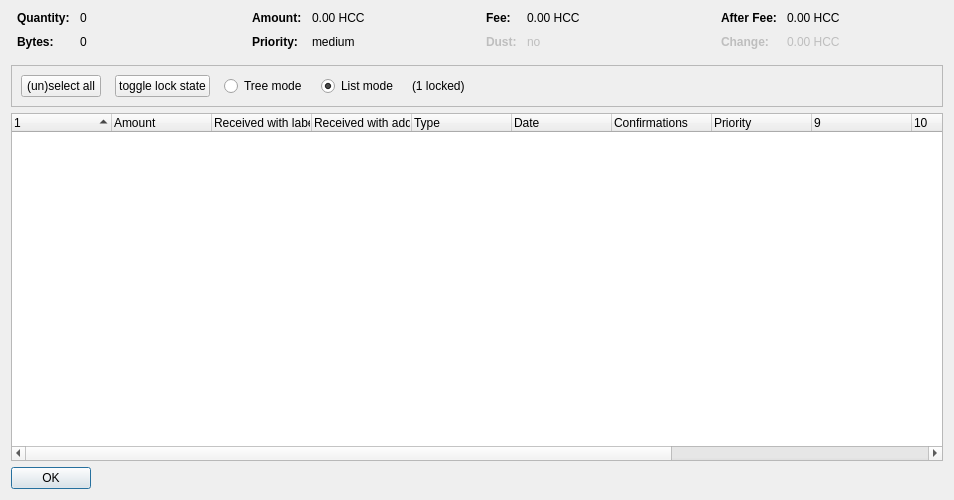
<?xml version="1.0" encoding="UTF-8"?>
<ui version="4.0">
 <class>CoinControlDialog</class>
 <widget class="QDialog" name="CoinControlDialog">
  <property name="geometry">
   <rect>
    <x>0</x>
    <y>0</y>
    <width>954</width>
    <height>500</height>
   </rect>
  </property>
  <property name="windowTitle">
   <string>Coin Selection</string>
  </property>
  <layout class="QVBoxLayout" name="verticalLayout">
   <item>
    <layout class="QHBoxLayout" name="horizontalLayoutTop" stretch="0,0,0,0">
     <property name="topMargin">
      <number>0</number>
     </property>
     <property name="bottomMargin">
      <number>10</number>
     </property>
     <item>
      <layout class="QFormLayout" name="formLayoutCoinControl1">
       <property name="horizontalSpacing">
        <number>10</number>
       </property>
       <property name="verticalSpacing">
        <number>10</number>
       </property>
       <property name="leftMargin">
        <number>6</number>
       </property>
       <property name="rightMargin">
        <number>6</number>
       </property>
       <item row="0" column="0">
        <widget class="QLabel" name="labelCoinControlQuantityText">
         <property name="font">
          <font>
           <weight>75</weight>
           <bold>true</bold>
          </font>
         </property>
         <property name="text">
          <string>Quantity:</string>
         </property>
        </widget>
       </item>
       <item row="0" column="1">
        <widget class="QLabel" name="labelCoinControlQuantity">
         <property name="cursor">
          <cursorShape>IBeamCursor</cursorShape>
         </property>
         <property name="contextMenuPolicy">
          <enum>Qt::ActionsContextMenu</enum>
         </property>
         <property name="text">
          <string notr="true">0</string>
         </property>
         <property name="textInteractionFlags">
          <set>Qt::LinksAccessibleByMouse|Qt::TextSelectableByKeyboard|Qt::TextSelectableByMouse</set>
         </property>
        </widget>
       </item>
       <item row="1" column="0">
        <widget class="QLabel" name="labelCoinControlBytesText">
         <property name="font">
          <font>
           <weight>75</weight>
           <bold>true</bold>
          </font>
         </property>
         <property name="text">
          <string>Bytes:</string>
         </property>
        </widget>
       </item>
       <item row="1" column="1">
        <widget class="QLabel" name="labelCoinControlBytes">
         <property name="cursor">
          <cursorShape>IBeamCursor</cursorShape>
         </property>
         <property name="contextMenuPolicy">
          <enum>Qt::ActionsContextMenu</enum>
         </property>
         <property name="text">
          <string notr="true">0</string>
         </property>
         <property name="textInteractionFlags">
          <set>Qt::LinksAccessibleByMouse|Qt::TextSelectableByKeyboard|Qt::TextSelectableByMouse</set>
         </property>
        </widget>
       </item>
      </layout>
     </item>
     <item>
      <layout class="QFormLayout" name="formLayoutCoinControl2">
       <property name="horizontalSpacing">
        <number>10</number>
       </property>
       <property name="verticalSpacing">
        <number>10</number>
       </property>
       <property name="leftMargin">
        <number>6</number>
       </property>
       <property name="rightMargin">
        <number>6</number>
       </property>
       <item row="0" column="0">
        <widget class="QLabel" name="labelCoinControlAmountText">
         <property name="font">
          <font>
           <weight>75</weight>
           <bold>true</bold>
          </font>
         </property>
         <property name="text">
          <string>Amount:</string>
         </property>
        </widget>
       </item>
       <item row="0" column="1">
        <widget class="QLabel" name="labelCoinControlAmount">
         <property name="cursor">
          <cursorShape>IBeamCursor</cursorShape>
         </property>
         <property name="contextMenuPolicy">
          <enum>Qt::ActionsContextMenu</enum>
         </property>
         <property name="text">
          <string notr="true">0.00 HCC</string>
         </property>
         <property name="textInteractionFlags">
          <set>Qt::LinksAccessibleByMouse|Qt::TextSelectableByKeyboard|Qt::TextSelectableByMouse</set>
         </property>
        </widget>
       </item>
       <item row="1" column="0">
        <widget class="QLabel" name="labelCoinControlPriorityText">
         <property name="font">
          <font>
           <weight>75</weight>
           <bold>true</bold>
          </font>
         </property>
         <property name="text">
          <string>Priority:</string>
         </property>
        </widget>
       </item>
       <item row="1" column="1">
        <widget class="QLabel" name="labelCoinControlPriority">
         <property name="cursor">
          <cursorShape>IBeamCursor</cursorShape>
         </property>
         <property name="contextMenuPolicy">
          <enum>Qt::ActionsContextMenu</enum>
         </property>
         <property name="text">
          <string>medium</string>
         </property>
         <property name="textInteractionFlags">
          <set>Qt::LinksAccessibleByMouse|Qt::TextSelectableByKeyboard|Qt::TextSelectableByMouse</set>
         </property>
        </widget>
       </item>
      </layout>
     </item>
     <item>
      <layout class="QFormLayout" name="formLayoutCoinControl3">
       <property name="horizontalSpacing">
        <number>10</number>
       </property>
       <property name="verticalSpacing">
        <number>10</number>
       </property>
       <property name="leftMargin">
        <number>6</number>
       </property>
       <property name="rightMargin">
        <number>6</number>
       </property>
       <item row="0" column="0">
        <widget class="QLabel" name="labelCoinControlFeeText">
         <property name="font">
          <font>
           <weight>75</weight>
           <bold>true</bold>
          </font>
         </property>
         <property name="text">
          <string>Fee:</string>
         </property>
        </widget>
       </item>
       <item row="0" column="1">
        <widget class="QLabel" name="labelCoinControlFee">
         <property name="cursor">
          <cursorShape>IBeamCursor</cursorShape>
         </property>
         <property name="contextMenuPolicy">
          <enum>Qt::ActionsContextMenu</enum>
         </property>
         <property name="text">
          <string notr="true">0.00 HCC</string>
         </property>
         <property name="textInteractionFlags">
          <set>Qt::LinksAccessibleByMouse|Qt::TextSelectableByKeyboard|Qt::TextSelectableByMouse</set>
         </property>
        </widget>
       </item>
       <item row="1" column="0">
        <widget class="QLabel" name="labelCoinControlLowOutputText">
         <property name="enabled">
          <bool>false</bool>
         </property>
         <property name="font">
          <font>
           <weight>75</weight>
           <bold>true</bold>
          </font>
         </property>
         <property name="text">
          <string>Dust:</string>
         </property>
        </widget>
       </item>
       <item row="1" column="1">
        <widget class="QLabel" name="labelCoinControlLowOutput">
         <property name="enabled">
          <bool>false</bool>
         </property>
         <property name="cursor">
          <cursorShape>IBeamCursor</cursorShape>
         </property>
         <property name="contextMenuPolicy">
          <enum>Qt::ActionsContextMenu</enum>
         </property>
         <property name="text">
          <string>no</string>
         </property>
         <property name="textInteractionFlags">
          <set>Qt::LinksAccessibleByMouse|Qt::TextSelectableByKeyboard|Qt::TextSelectableByMouse</set>
         </property>
        </widget>
       </item>
      </layout>
     </item>
     <item>
      <layout class="QFormLayout" name="formLayoutCoinControl4">
       <property name="horizontalSpacing">
        <number>10</number>
       </property>
       <property name="verticalSpacing">
        <number>10</number>
       </property>
       <property name="leftMargin">
        <number>6</number>
       </property>
       <property name="rightMargin">
        <number>6</number>
       </property>
       <item row="0" column="0">
        <widget class="QLabel" name="labelCoinControlAfterFeeText">
         <property name="font">
          <font>
           <weight>75</weight>
           <bold>true</bold>
          </font>
         </property>
         <property name="text">
          <string>After Fee:</string>
         </property>
        </widget>
       </item>
       <item row="0" column="1">
        <widget class="QLabel" name="labelCoinControlAfterFee">
         <property name="cursor">
          <cursorShape>IBeamCursor</cursorShape>
         </property>
         <property name="contextMenuPolicy">
          <enum>Qt::ActionsContextMenu</enum>
         </property>
         <property name="text">
          <string notr="true">0.00 HCC</string>
         </property>
         <property name="textInteractionFlags">
          <set>Qt::LinksAccessibleByMouse|Qt::TextSelectableByKeyboard|Qt::TextSelectableByMouse</set>
         </property>
        </widget>
       </item>
       <item row="1" column="0">
        <widget class="QLabel" name="labelCoinControlChangeText">
         <property name="enabled">
          <bool>false</bool>
         </property>
         <property name="font">
          <font>
           <weight>75</weight>
           <bold>true</bold>
          </font>
         </property>
         <property name="text">
          <string>Change:</string>
         </property>
        </widget>
       </item>
       <item row="1" column="1">
        <widget class="QLabel" name="labelCoinControlChange">
         <property name="enabled">
          <bool>false</bool>
         </property>
         <property name="cursor">
          <cursorShape>IBeamCursor</cursorShape>
         </property>
         <property name="contextMenuPolicy">
          <enum>Qt::ActionsContextMenu</enum>
         </property>
         <property name="text">
          <string notr="true">0.00 HCC</string>
         </property>
         <property name="textInteractionFlags">
          <set>Qt::LinksAccessibleByMouse|Qt::TextSelectableByKeyboard|Qt::TextSelectableByMouse</set>
         </property>
        </widget>
       </item>
      </layout>
     </item>
    </layout>
   </item>
   <item>
    <widget class="QFrame" name="frame">
     <property name="minimumSize">
      <size>
       <width>0</width>
       <height>40</height>
      </size>
     </property>
     <property name="frameShape">
      <enum>QFrame::StyledPanel</enum>
     </property>
     <property name="frameShadow">
      <enum>QFrame::Sunken</enum>
     </property>
     <layout class="QHBoxLayout" name="horizontalLayout">
      <item>
       <layout class="QHBoxLayout" name="horizontalLayoutPanel" stretch="0,0,0,0,0,0">
        <property name="spacing">
         <number>14</number>
        </property>
        <item>
         <widget class="QPushButton" name="pushButtonSelectAll">
          <property name="sizePolicy">
           <sizepolicy hsizetype="Maximum" vsizetype="Fixed">
            <horstretch>0</horstretch>
            <verstretch>0</verstretch>
           </sizepolicy>
          </property>
          <property name="text">
           <string>(un)select all</string>
          </property>
          <property name="autoDefault">
           <bool>false</bool>
          </property>
         </widget>
        </item>
        <item>
         <widget class="QPushButton" name="pushButtonToggleLock">
          <property name="sizePolicy">
           <sizepolicy hsizetype="Maximum" vsizetype="Fixed">
            <horstretch>0</horstretch>
            <verstretch>0</verstretch>
           </sizepolicy>
          </property>
          <property name="text">
           <string>toggle lock state</string>
          </property>
          <property name="autoDefault">
           <bool>false</bool>
          </property>
         </widget>
        </item>
        <item>
         <widget class="QRadioButton" name="radioTreeMode">
          <property name="sizePolicy">
           <sizepolicy hsizetype="Maximum" vsizetype="Fixed">
            <horstretch>0</horstretch>
            <verstretch>0</verstretch>
           </sizepolicy>
          </property>
          <property name="text">
           <string>Tree mode</string>
          </property>
         </widget>
        </item>
        <item>
         <widget class="QRadioButton" name="radioListMode">
          <property name="sizePolicy">
           <sizepolicy hsizetype="Maximum" vsizetype="Fixed">
            <horstretch>0</horstretch>
            <verstretch>0</verstretch>
           </sizepolicy>
          </property>
          <property name="text">
           <string>List mode</string>
          </property>
          <property name="checked">
           <bool>true</bool>
          </property>
         </widget>
        </item>
        <item>
         <widget class="QLabel" name="labelLocked">
          <property name="text">
           <string>(1 locked)</string>
          </property>
         </widget>
        </item>
        <item>
         <spacer name="horizontalSpacer">
          <property name="orientation">
           <enum>Qt::Horizontal</enum>
          </property>
          <property name="sizeHint" stdset="0">
           <size>
            <width>40</width>
            <height>20</height>
           </size>
          </property>
         </spacer>
        </item>
       </layout>
      </item>
     </layout>
    </widget>
   </item>
   <item>
    <widget class="CoinControlTreeWidget" name="treeWidget">
     <property name="contextMenuPolicy">
      <enum>Qt::CustomContextMenu</enum>
     </property>
     <property name="sortingEnabled">
      <bool>false</bool>
     </property>
     <property name="columnCount">
      <number>13</number>
     </property>
     <attribute name="headerShowSortIndicator" stdset="0">
      <bool>true</bool>
     </attribute>
     <attribute name="headerStretchLastSection">
      <bool>false</bool>
     </attribute>
     <column>
      <property name="text">
       <string/>
      </property>
     </column>
     <column>
      <property name="text">
       <string>Amount</string>
      </property>
     </column>
     <column>
      <property name="text">
       <string>Received with label</string>
      </property>
     </column>
     <column>
      <property name="text">
       <string>Received with address</string>
      </property>
     </column>
     <column>
      <property name="text">
	<string>Type</string>
      </property>
     </column>
     <column>
      <property name="text">	 
       <string>Date</string>
      </property>
     </column>
     <column>
      <property name="text">
       <string>Confirmations</string>
      </property>
      <property name="toolTip">
       <string>Confirmed</string>
      </property>
     </column>
     <column>
      <property name="text">
       <string>Priority</string>
      </property>
     </column>
     <column>
      <property name="text">
       <string/>
      </property>
     </column>
     <column>
      <property name="text">
       <string/>
      </property>
     </column>
     <column>
      <property name="text">
       <string/>
      </property>
     </column>
     <column>
      <property name="text">
       <string/>
      </property>
     </column>
     <column>
      <property name="text">
       <string/>
      </property>
     </column>
    </widget>
   </item>
   <item>
    <widget class="QDialogButtonBox" name="buttonBox">
     <property name="sizePolicy">
      <sizepolicy hsizetype="Maximum" vsizetype="Fixed">
       <horstretch>0</horstretch>
       <verstretch>0</verstretch>
      </sizepolicy>
     </property>
     <property name="orientation">
      <enum>Qt::Horizontal</enum>
     </property>
     <property name="standardButtons">
      <set>QDialogButtonBox::Ok</set>
     </property>
    </widget>
   </item>
  </layout>
 </widget>
 <customwidgets>
  <customwidget>
   <class>CoinControlTreeWidget</class>
   <extends>QTreeWidget</extends>
   <header>coincontroltreewidget.h</header>
  </customwidget>
 </customwidgets>
 <resources/>
 <connections/>
</ui>
